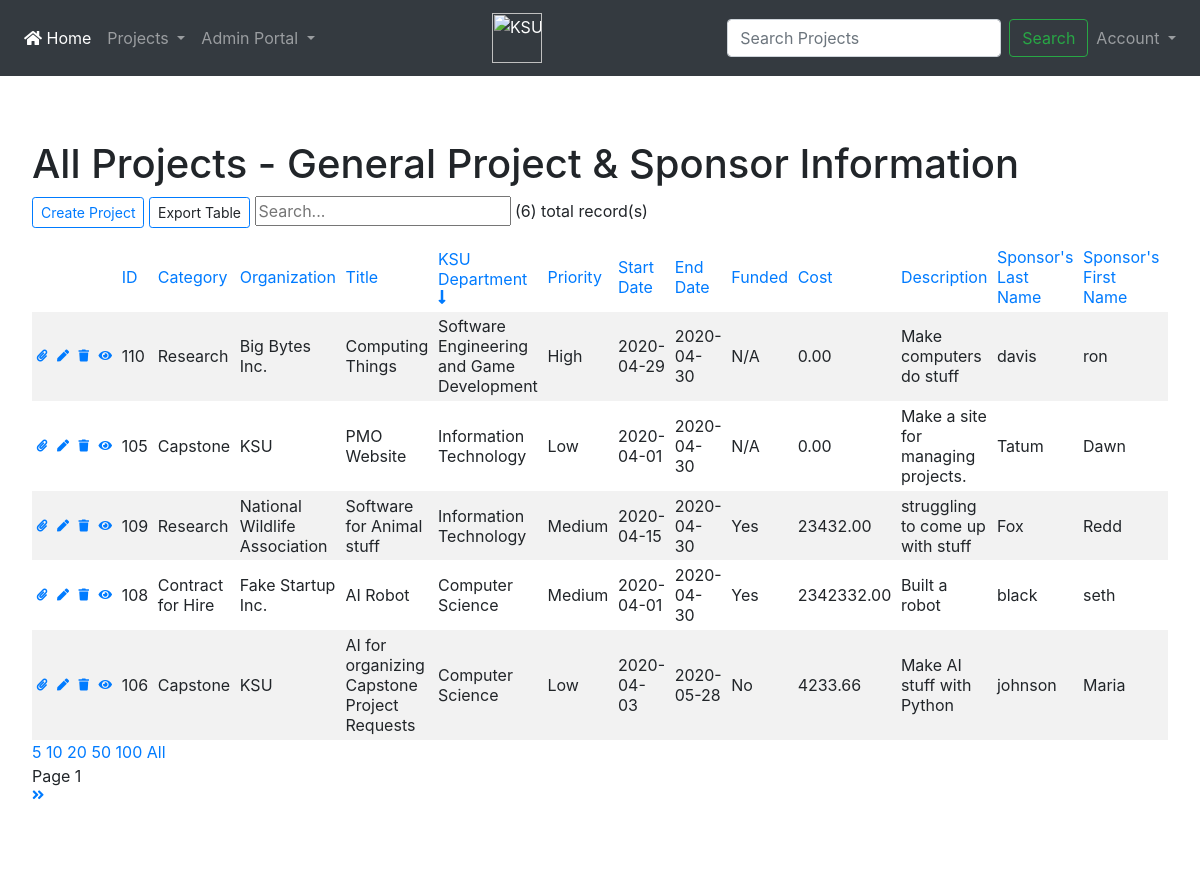
Page /get_project.php?page=1&records_per_page=5&order_by=ksu_department&order_sort=DESC (signed in) on the committed database.
### tables this page shows
CREATE TABLE `project_participant` (
  `participant_id` bigint(20) UNSIGNED NOT NULL,
  `participant_category` varchar(45) NOT NULL,
  `last_name` varchar(45) NOT NULL,
  `first_name` varchar(45) NOT NULL,
  `participant_org` varchar(100) NOT NULL,
  `email` varchar(320) NOT NULL,
  `phone` varchar(20) NOT NULL,
  `project_id` bigint(20) UNSIGNED NOT NULL
);

CREATE TABLE `project` (
  `project_id` bigint(20) UNSIGNED NOT NULL,
  `project_category` varchar(45) NOT NULL,
  `organization_name` varchar(100) NOT NULL,
  `project_title` varchar(100) NOT NULL,
  `ksu_department` varchar(45) NOT NULL,
  `priority_level` varchar(10) NOT NULL,
  `start_date` date NOT NULL,
  `end_date` date NOT NULL,
  `funded` enum('Yes','No','N/A') NOT NULL,
  `total_cost` decimal(10,2) NOT NULL,
  `description` varchar(600) NOT NULL,
  `approval` enum('Approved','Disapproved','Pending') NOT NULL
);

### get_project.php (the view, shortened to what this page needs)
<?php
require 'pmo_functions.php';
$conn = pdo_connect_mysql();
$page = isset($_GET['page']) && is_numeric($_GET['page']) ? (int) $_GET['page'] : 1;
$records_per_page = isset($_GET['records_per_page']) && (is_numeric($_GET['records_per_page']) || $_GET['records_per_page'] == 'All') ? $_GET['records_per_page'] : 5;
$order_by_list = array('project.project_id', 'project_category', 'organization_name', 'project_title', 'ksu_department', 'priority_level',
    'start_date', 'end_date', 'funded', 'total_cost', 'description', 'last_name', 'first_name', 'participant_org', 'email', 'phone', 'approval');
$order_by = isset($_GET['order_by']) && in_array($_GET['order_by'], $order_by_list) ? $_GET['order_by'] : 'project.project_id';
$order_sort = isset($_GET['order_sort']) && $_GET['order_sort'] == 'DESC' ? 'DESC' : 'ASC';
if (isset($_GET['search']) && !empty($_GET['search'])) {
    if ($records_per_page == 'All') {
        $stmt = $conn->prepare('SELECT * FROM project
								INNER JOIN project_participant
                ON project.project_id = project_participant.project_id
								WHERE project_participant.participant_category = "Sponsor"
								AND (project.project_id LIKE :search_query
								OR project_category LIKE :search_query
								OR organization_name LIKE :search_query
								OR project_title LIKE :search_query
								OR ksu_department LIKE :search_query
								OR priority_level LIKE :search_query
								OR start_date LIKE :search_query
								OR end_date LIKE :search_query
								OR funded LIKE :search_query
								OR total_cost LIKE :search_query
								OR description LIKE :search_query
								OR last_name LIKE :search_query
								OR first_name LIKE :search_query
								OR participant_org LIKE :search_query
								OR email LIKE :search_query
								OR phone LIKE :search_query
								OR approval LIKE :search_query)
								ORDER BY ' . $order_by . ' ' . $order_sort);
        $stmt->bindValue(':search_query', '%' . $_GET['search'] . '%');
    } else {
        $stmt = $conn->prepare('SELECT *  FROM project
								INNER JOIN project_participant
                ON project.project_id = project_participant.project_id
								WHERE project_participant.participant_category = "Sponsor"
								AND (project.project_id LIKE :search_query
								OR project_category LIKE :search_query
								OR organization_name LIKE :search_query
								OR project_title LIKE :search_query
								OR ksu_department LIKE :search_query
								OR priority_level LIKE :search_query
								OR start_date LIKE :search_query
								OR end_date LIKE :search_query
								OR funded LIKE :search_query
								OR total_cost LIKE :search_query
								OR description LIKE :search_query
								OR last_name LIKE :search_query
								OR first_name LIKE :search_query
								OR participant_org LIKE :search_query
								OR email LIKE :search_query
								OR phone LIKE :search_query
								OR approval LIKE :search_query)
								ORDER BY ' . $order_by . ' ' . $order_sort . '
								LIMIT :current_page, :record_per_page');
        $stmt->bindValue(':search_query', '%' . $_GET['search'] . '%');
        $stmt->bindValue(':current_page', ($page - 1) * (int) $records_per_page, PDO::PARAM_INT);
        $stmt->bindValue(':record_per_page', (int) $records_per_page, PDO::PARAM_INT);
    }
}
else {
        if ($records_per_page == 'All') {
            $stmt = $conn->prepare('SELECT * FROM project INNER JOIN project_participant ON project.project_id = project_participant.project_id WHERE project_participant.participant_category ="Sponsor" ORDER BY ' . $order_by . ' ' . $order_sort);
        }
    else {
            $stmt = $conn->prepare('SELECT * FROM project INNER JOIN project_participant ON project.project_id = project_participant.project_id WHERE project_participant.participant_category ="Sponsor" ORDER BY ' . $order_by . ' ' . $order_sort . ' LIMIT :current_page, :record_per_page');
            $stmt->bindValue(':current_page', ($page - 1) * (int) $records_per_page, PDO::PARAM_INT);
            $stmt->bindValue(':record_per_page', (int) $records_per_page, PDO::PARAM_INT);
        }
    }
    $stmt->execute();
    $project = $stmt->fetchAll(PDO::FETCH_ASSOC);
    if (isset($_GET['search']) && !empty($_GET['search'])) {
        $stmt = $conn->prepare('SELECT COUNT(*) FROM project
								INNER JOIN project_participant
	              ON project.project_id = project_participant.project_id
								WHERE project_participant.participant_category = "Sponsor"
								AND (project.project_id LIKE :search_query
								OR project_category LIKE :search_query
								OR organization_name LIKE :search_query
								OR project_title LIKE :search_query
								OR ksu_department LIKE :search_query
								OR priority_level LIKE :search_query
								OR start_date LIKE :search_query
								OR end_date LIKE :search_query
								OR funded LIKE :search_query
								OR total_cost LIKE :search_query
								OR description LIKE :search_query
								OR last_name LIKE :search_query
								OR first_name LIKE :search_query
								OR participant_org LIKE :search_query
								OR email LIKE :search_query
								OR phone LIKE :search_query
								OR approval LIKE :search_query)');
        $stmt->bindValue(':search_query', '%' . $_GET['search'] . '%');
        $stmt->execute();
        $num_project = $stmt->fetchColumn();
    }
else {
        $num_project = $conn->query('SELECT COUNT(*) FROM project INNER JOIN project_participant ON project.project_id = project_participant.project_id WHERE project_participant.participant_category ="Sponsor"')->fetchColumn();
    }
    ?>
	<?=template_header('Get Project')?>
	<div class="jumbotron" id="jumboTable">
		<h1>All Projects - General Project & Sponsor Information</h1>
		<div>
			<div class="d-inline-block">
				<a class="btn btn-outline-primary btn-sm" href="create_project.php" role="button">Create Project</a>
			</div>
			<div class="d-inline-block">
				<a class="btn btn-outline-primary btn-sm" role="button" onclick="ExportExcel('xlsx')">Export Table</a>
			</div>
			<div class="d-inline-block">
				<form action="get_project.php" method="get">
					<input type="text" name="search" placeholder="Search..." value="<?=isset($_GET['search']) ? htmlentities($_GET['search'], ENT_QUOTES) : ''?>">
				</form>
			</div>
			<?php	echo "($num_project) total record(s)"; ?>
		</div>
		<table class="table-responsive table-striped table-sm" id="exportable_table">
	        <thead>
	            <tr>
								<?php if ($_SESSION['adminCheck'] == 1): ?>
		              <td></td>
		              <td></td>
		              <td></td>
						<td></td>
								<?php else: ?>
	              <td></td>
							<?php endif;?>
							<td>
								<a href="get_project.php?page=1&records_per_page=<?=$records_per_page?>&order_by=project.project_id&order_sort=<?=$order_sort == 'ASC' ? 'DESC' : 'ASC'?><?=isset($_GET['search']) ? '&search=' . htmlentities($_GET['search'], ENT_QUOTES) : ''?>">
								ID
								</a>
			        </td>
							<td>
								<a href="get_project.php?page=1&records_per_page=<?=$records_per_page?>&order_by=project_category&order_sort=<?=$order_sort == 'ASC' ? 'DESC' : 'ASC'?><?=isset($_GET['search']) ? '&search=' . htmlentities($_GET['search'], ENT_QUOTES) : ''?>">
								Category
								</a>
			        </td>
							<td>
								<a href="get_project.php?page=1&records_per_page=<?=$records_per_page?>&order_by=organization_name&order_sort=<?=$order_sort == 'ASC' ? 'DESC' : 'ASC'?><?=isset($_GET['search']) ? '&search=' . htmlentities($_GET['search'], ENT_QUOTES) : ''?>">
								Organization
								</a>
			        </td>
              <td>
								<a href="get_project.php?page=1&records_per_page=<?=$records_per_page?>&order_by=project_title&order_sort=<?=$order_sort == 'ASC' ? 'DESC' : 'ASC'?><?=isset($_GET['search']) ? '&search=' . htmlentities($_GET['search'], ENT_QUOTES) : ''?>">
								Title
								</a>
							</td>
              <td>
								<a href="get_project.php?page=1&records_per_page=<?=$records_per_page?>&order_by=ksu_department&order_sort=<?=$order_sort == 'ASC' ? 'DESC' : 'ASC'?><?=isset($_GET['search']) ? '&search=' . htmlentities($_GET['search'], ENT_QUOTES) : ''?>">
						    KSU Department
								<?php if ($order_by == 'ksu_department'): ?>
								<i class="fas fa-long-arrow-alt-<?=str_replace(array('ASC', 'DESC'), array('up', 'down'), $order_sort)?>"></i>
								<?php endif;?>
								</a>
							</td>
              <td>
								<a href="get_project.php?page=1&records_per_page=<?=$records_per_page?>&order_by=priority_level&order_sort=<?=$order_sort == 'ASC' ? 'DESC' : 'ASC'?><?=isset($_GET['search']) ? '&search=' . htmlentities($_GET['search'], ENT_QUOTES) : ''?>">
								Priority
								</a>
              </td>
              <td>
								<a href="get_project.php?page=1&records_per_page=<?=$records_per_page?>&order_by=start_date&order_sort=<?=$order_sort == 'ASC' ? 'DESC' : 'ASC'?><?=isset($_GET['search']) ? '&search=' . htmlentities($_GET['search'], ENT_QUOTES) : ''?>">
						    Start Date
								</a>
              </td>
              <td>
								<a href="get_project.php?page=1&records_per_page=<?=$records_per_page?>&order_by=end_date&order_sort=<?=$order_sort == 'ASC' ? 'DESC' : 'ASC'?><?=isset($_GET['search']) ? '&search=' . htmlentities($_GET['search'], ENT_QUOTES) : ''?>">
								End Date
								</a>
              </td>
              <td>
								<a href="get_project.php?page=1&records_per_page=<?=$records_per_page?>&order_by=funded&order_sort=<?=$order_sort == 'ASC' ? 'DESC' : 'ASC'?><?=isset($_GET['search']) ? '&search=' . htmlentities($_GET['search'], ENT_QUOTES) : ''?>">
								Funded
								</a>
              </td>
							<td>
								<a href="get_project.php?page=1&records_per_page=<?=$records_per_page?>&order_by=total_cost&order_sort=<?=$order_sort == 'ASC' ? 'DESC' : 'ASC'?><?=isset($_GET['search']) ? '&search=' . htmlentities($_GET['search'], ENT_QUOTES) : ''?>">
								Cost
								</a>
							</td>
							<td>
								<a href="get_project.php?page=1&records_per_page=<?=$records_per_page?>&order_by=description&order_sort=<?=$order_sort == 'ASC' ? 'DESC' : 'ASC'?><?=isset($_GET['search']) ? '&search=' . htmlentities($_GET['search'], ENT_QUOTES) : ''?>">
						    Description
								</a>
							</td>
							<td>
								<a href="get_project.php?page=1&records_per_page=<?=$records_per_page?>&order_by=last_name&order_sort=<?=$order_sort == 'ASC' ? 'DESC' : 'ASC'?><?=isset($_GET['search']) ? '&search=' . htmlentities($_GET['search'], ENT_QUOTES) : ''?>">
						    Sponsor's Last Name
								</a>
							</td>
							<td>
								<a href="get_project.php?page=1&records_per_page=<?=$records_per_page?>&order_by=first_name&order_sort=<?=$order_sort == 'ASC' ? 'DESC' : 'ASC'?><?=isset($_GET['search']) ? '&search=' . htmlentities($_GET['search'], ENT_QUOTES) : ''?>">
						    Sponsor's First Name
								</a>
							</td>
							<td>
							</td>
            </tr>
        </thead>
				<tbody>
            <?php foreach ($project as $project): ?>
            <tr>
							<?php if ($_SESSION['adminCheck'] == 1): ?>
								<td>
										<a href="pmo_files.php?project_id=<?=$project['project_id']?>"><i class="fas fa-paperclip fa-xs"></i></a>
								</td>
								<td>
										<a href="update_project.php?project_id=<?=$project['project_id']?>"><i class="fas fa-pen fa-xs"></i></a>
								</td>
								<td>
										<a href="delete_project.php?project_id=<?=$project['project_id']?>"><i class="fas fa-trash fa-xs"></i></a>
								</td>
								<td>
										<a href="view_project.php?project_id=<?=$project['project_id']?>"><i class="fas fa-eye fa-xs"></i></a>
								</td>
							<?php else: ?>
								<td>
										<a href="view_project.php?project_id=<?=$project['project_id']?>"><i class="fas fa-eye fa-xs"></i></a>
								</td>
							<?php endif;?>
							  <td><?=$project['project_id']?></td>
								<td><?=$project['project_category']?></td>
								<td><?=$project['organization_name']?></td>
                <td><?=$project['project_title']?></td>
                <td><?=$project['ksu_department']?></td>
								<td><?=$project['priority_level']?></td>
                <td><?=$project['start_date']?></td>
                <td><?=$project['end_date']?></td>
                <td><?=$project['funded']?></td>
								<td><?=$project['total_cost']?></td>
                <td><?=$project['description']?></td>
								<td><?=$project['last_name']?></td>
								<td><?=$project['first_name']?></td>
								<td><?=$project['participant_org']?></td>
            </tr>
            <?php endforeach;?>
        </tbody>
    </table>
	<div>
		<div>
			<a href="get_project.php?page=1&records_per_page=5&order_by=<?=$order_by?>&order_sort=<?=$order_sort?><?=isset($_GET['search']) ? '&search=' . htmlentities($_GET['search'], ENT_QUOTES) : ''?>">5</a>
			<a href="get_project.php?page=1&records_per_page=10&order_by=<?=$order_by?>&order_sort=<?=$order_sort?><?=isset($_GET['search']) ? '&search=' . htmlentities($_GET['search'], ENT_QUOTES) : ''?>">10</a>
			<a href="get_project.php?page=1&records_per_page=20&order_by=<?=$order_by?>&order_sort=<?=$order_sort?><?=isset($_GET['search']) ? '&search=' . htmlentities($_GET['search'], ENT_QUOTES) : ''?>">20</a>
			<a href="get_project.php?page=1&records_per_page=50&order_by=<?=$order_by?>&order_sort=<?=$order_sort?><?=isset($_GET['search']) ? '&search=' . htmlentities($_GET['search'], ENT_QUOTES) : ''?>">50</a>
			<a href="get_project.php?page=1&records_per_page=100&order_by=<?=$order_by?>&order_sort=<?=$order_sort?><?=isset($_GET['search']) ? '&search=' . htmlentities($_GET['search'], ENT_QUOTES) : ''?>">100</a>
			<a href="get_project.php?page=1&records_per_page=All&order_by=<?=$order_by?>&order_sort=<?=$order_sort?><?=isset($_GET['search']) ? '&search=' . htmlentities($_GET['search'], ENT_QUOTES) : ''?>">All</a>
		</div>
		<div>
			<div href="get_project.php?page=<?=$page?>&records_per_page=<?=$records_per_page?>&order_by=<?=$order_by?>&order_sort=<?=$order_sort?><?=isset($_GET['search']) ? '&search=' . htmlentities($_GET['search'], ENT_QUOTES) : ''?>">
			Page <?=$page?>
			</div>
			<?php if ($records_per_page != 'All' && $page * $records_per_page < $num_project): ?>
			<a href="get_project.php?page=<?=$page + 1?>&records_per_page=<?=$records_per_page?>&order_by=<?=$order_by?>&order_sort=<?=$order_sort?><?=isset($_GET['search']) ? '&search=' . htmlentities($_GET['search'], ENT_QUOTES) : ''?>">
			<i class="fas fa-angle-double-right fa-sm"></i>
			</a>
			<?php endif;?>
		</div>
	</div>
</div>

### Style/pmo_style.css (style rules this page uses)
* { box-sizing: border-box; font-family: -apple-system, BlinkMacSystemFont, "segoe ui", roboto, oxygen, ubuntu, cantarell, "fira sans", "droid sans", "helvetica neue", Arial, sans-serif; font-size: 16px; -webkit-font-smoothing: antialiased; -moz-osx-font-smoothing: grayscale; }
body { background-color: #FFFFFF; margin: 0; }
#jumboTable { background-color: white; }

### rows in the picture
project_participant: project "110", project.project_category "Research", project.organization_name "Big Bytes Inc.", project.project_title "Computing Things", project.ksu_department "Software Engineering and Game Development", project.priority_level "High", project.start_date "2020-04-29", project.end_date "2020-04-30", project.funded "N/A", project.total_cost "0.00", project.description "Make computers do stuff", last_name "davis", first_name "ron"
project_participant: project "105", project.project_category "Capstone", project.organization_name "KSU", project.project_title "PMO Website", project.ksu_department "Information Technology", project.priority_level "Low", project.start_date "2020-04-01", project.end_date "2020-04-30", project.funded "N/A", project.total_cost "0.00", project.description "Make a site for managing projects.", last_name "Tatum", first_name "Dawn"
project_participant: project "109", project.project_category "Research", project.organization_name "National Wildlife Association", project.project_title "Software for Animal stuff", project.ksu_department "Information Technology", project.priority_level "Medium", project.start_date "2020-04-15", project.end_date "2020-04-30", project.funded "Yes", project.total_cost "23432.00", project.description "struggling to come up with stuff", last_name "Fox", first_name "Redd"
project_participant: project "108", project.project_category "Contract for Hire", project.organization_name "Fake Startup Inc.", project.project_title "AI Robot", project.ksu_department "Computer Science", project.priority_level "Medium", project.start_date "2020-04-01", project.end_date "2020-04-30", project.funded "Yes", project.total_cost "2342332.00", project.description "Built a robot", last_name "black", first_name "seth"
project_participant: project "106", project.project_category "Capstone", project.organization_name "KSU", project.project_title "AI for organizing Capstone Project Requests", project.ksu_department "Computer Science", project.priority_level "Low", project.start_date "2020-04-03", project.end_date "2020-05-28", project.funded "No", project.total_cost "4233.66", project.description "Make AI stuff with Python", last_name "johnson", first_name "Maria"

### other values in the picture
$num_project "6"
$page "1"
